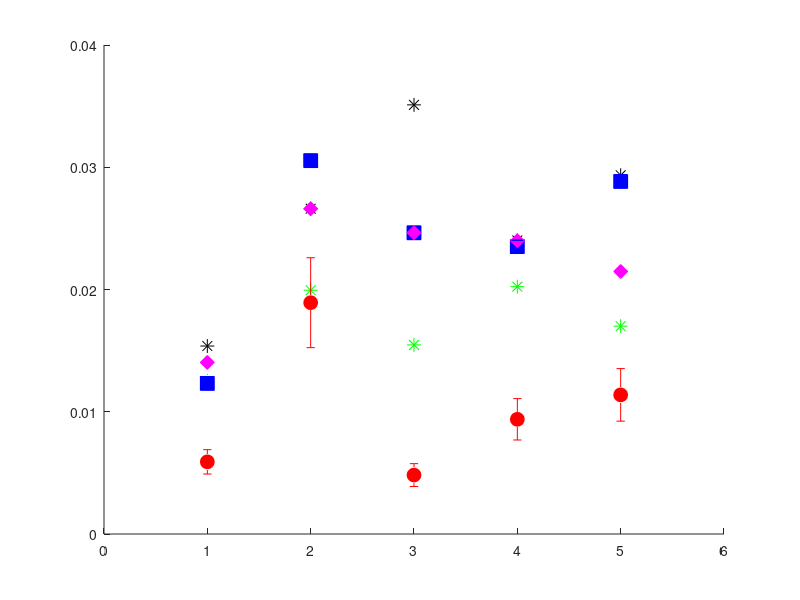

Write MATLAB code to recreate this figure. (Note: this script raises an error after producing the figure.)
A = [1, 0.005902; 1, 0.012318; 1,0.012527;1,0.015377;1,0.014036;1,0.015586];
B = [2,0.018922;2,0.030544;2,0.019941;2,0.026608;2,0.026608;2,0.026608]; 
C = [3,0.004821;3,0.024642;3,0.015468;3,0.035103;3,0.024642;3,0.024642]; 
D = [4,0.009382;4,0.023512;4,0.020233;4,0.024013;4,0.023993;4,0.023993]; 
E = [5,0.01138;5,0.028838;5,0.017002;5,0.029346;5,0.021475;5,0.021475]; 


eA = [0.000997,0.002258,0.002295,0.002627,0.002596,0.002812];
eB = [0.003677,0.005674,0.003806,0.005065,0.005065,0.005065];
eC = [0.000934,0.004986,0.003113,0.006939,0.004986,0.004986];
eD = [0.001692,0.004345,0.003805,0.004534,0.004548,0.004548];
eE = [0.002149,0.005143,0.003175,0.005397,0.004012,0.004012];


real(1,:) = A(1,:);
real(2,:) = B(1,:);
real(3,:) = C(1,:);
real(4,:) = D(1,:);
real(5,:) = E(1,:);

close(1,:) = A(2,:);
close(2,:) = B(2,:);
close(3,:) = C(2,:);
close(4,:) = D(2,:);
close(5,:) = E(2,:);

dif(1,:) = A(3,:);
dif(2,:) = B(3,:);
dif(3,:) = C(3,:);
dif(4,:) = D(3,:);
dif(5,:) = E(3,:);

deep(1,:) = A(4,:);
deep(2,:) = B(4,:);
deep(3,:) = C(4,:);
deep(4,:) = D(4,:);
deep(5,:) = E(4,:);

none(1,:) = A(5,:);
none(2,:) = B(5,:);
none(3,:) = C(5,:);
none(4,:) = D(5,:);
none(5,:) = E(5,:);

eq(1,:) = A(6,:);
eq(2,:) = B(6,:);
eq(3,:) = C(6,:);
eq(4,:) = D(6,:);
eq(5,:) = E(6,:);


figure
hold on

realE(1,:) = eA(1);
realE(2,:) = eB(1);
realE(3,:) = eC(1);
realE(4,:) = eD(1);
realE(5,:) = eE(1);

closeE(1,:) = eA(2);
closeE(2,:) = eB(2);
closeE(3,:) = eC(2);
closeE(4,:) = eD(2);
closeE(5,:) = eE(2);

difE(1,:) = eA(3);
difE(2,:) = eB(3);
difE(3,:) = eC(3);
difE(4,:) = eD(3);
difE(5,:) = eE(3);

deepE(1,:) = eA(4);
deepE(2,:) = eB(4);
deepE(3,:) = eC(4);
deepE(4,:) = eD(4);
deepE(5,:) = eE(4);

noneE(1,:) = eA(5);
noneE(2,:) = eB(5);
noneE(3,:) = eC(5);
noneE(4,:) = eD(5);
noneE(5,:) = eE(5);

eqE(1,:) = eA(6);
eqE(2,:) = eB(6);
eqE(3,:) = eC(6);
eqE(4,:) = eD(6);
eqE(5,:) = eE(6);


realPlot = plot(real(:,1),real(:,2),'ro','MarkerSize',10, 'MarkerFaceColor','r');
closePlot = plot(close(:,1),close(:,2),'bs','MarkerSize',10,'MarkerFaceColor','b');
difPlot = plot(dif(:,1),dif(:,2),'g*','MarkerSize',10,'MarkerFaceColor','g');
deepPlot = plot(deep(:,1),deep(:,2),'k*','MarkerSize',10),'MarkerFaceColor','k';
nonePlot = plot(none(:,1),none(:,2),'md','MarkerSize',10,'MarkerFaceColor','m');
% eqPlot = plot(eq(:,1),eq(:,2),'cx','MarkerSize',10,'MarkerFaceColor','c');


errorbar(real(:,1),real(:,2),realE,'ro', 'MarkerSize',0.001,'LineWidth',1.5)
errorbar(close(:,1),close(:,2),closeE,'bo', 'MarkerSize',0.001,'LineWidth',1.5)
errorbar(dif(:,1),dif(:,2),difE,'go', 'MarkerSize',0.001,'LineWidth',1.5)
errorbar(deep(:,1),deep(:,2),deepE,'ko', 'MarkerSize',0.001,'LineWidth',1.5)
errorbar(none(:,1),none(:,2),noneE,'mo', 'MarkerSize',0.001,'LineWidth',1.5)
% errorbar(eq(:,1),eq(:,2),eqE,'co', 'MarkerSize',0.001,'LineWidth',1.5)


title('Distance to lab testing','Interpreter','latex','FontSize', 36)
xlabel('Trial', 'Interpreter','latex','FontSize', 24)
ylabel('Geometric distance (m)','Interpreter','latex','FontSize', 24)
legend([realPlot,closePlot,difPlot,deepPlot,nonePlot], {'real','close','different','deep','none','earthquake'},'Interpreter','latex','FontSize', 24)
set(gca,'FontName','latex','FontSize', 24,'LineWidth',2,'XMinorTick','on',...
    'YMinorTick','on', 'TickLength', [.025 .0125],'Box', 'on','XTick',(1:1:6))
xlim([0 7])


%

